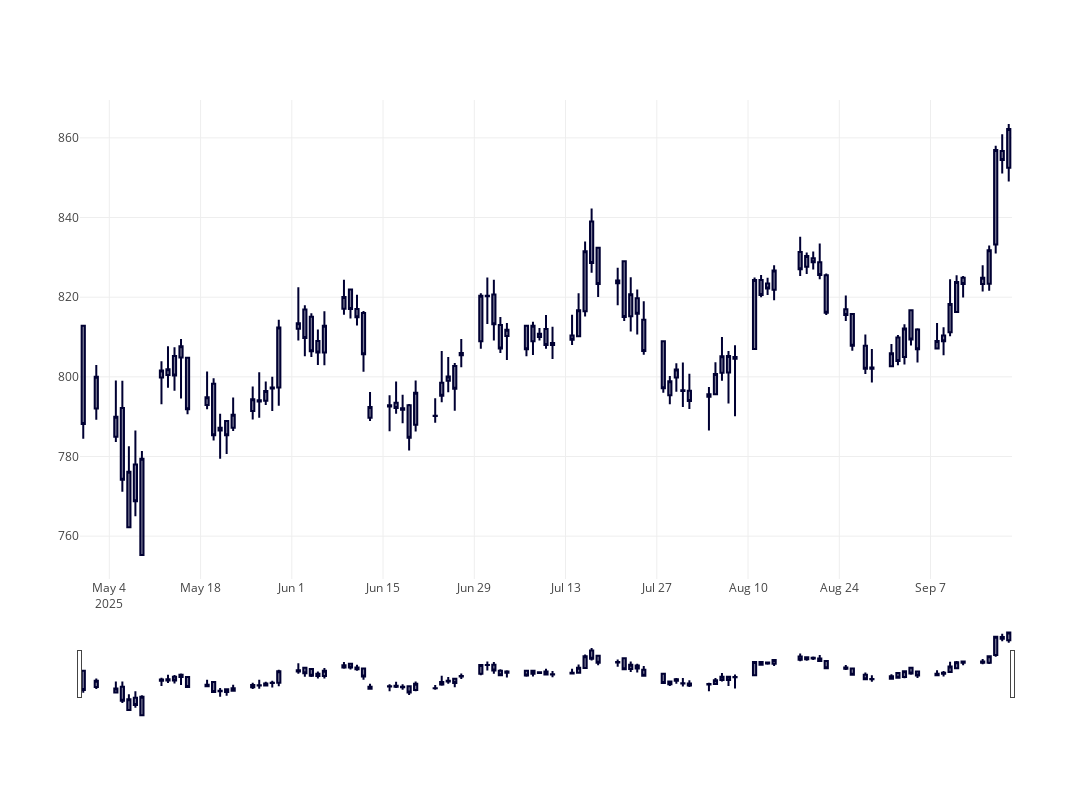

Source (notebook cell):
### Markdown cell above
#### Plot Charts

### Code cell
import plotly.graph_objects as go

fig = go.Figure(
    data=[
        go.Candlestick(
            x=ts_daily_sbin_bse.index,
            open=ts_daily_sbin_bse["1. open"],
            high=ts_daily_sbin_bse["2. high"],
            low=ts_daily_sbin_bse["3. low"],
            close=ts_daily_sbin_bse["4. close"],
        )
    ]
)

fig.update_layout(width=1200, height=800)


fig.show()
